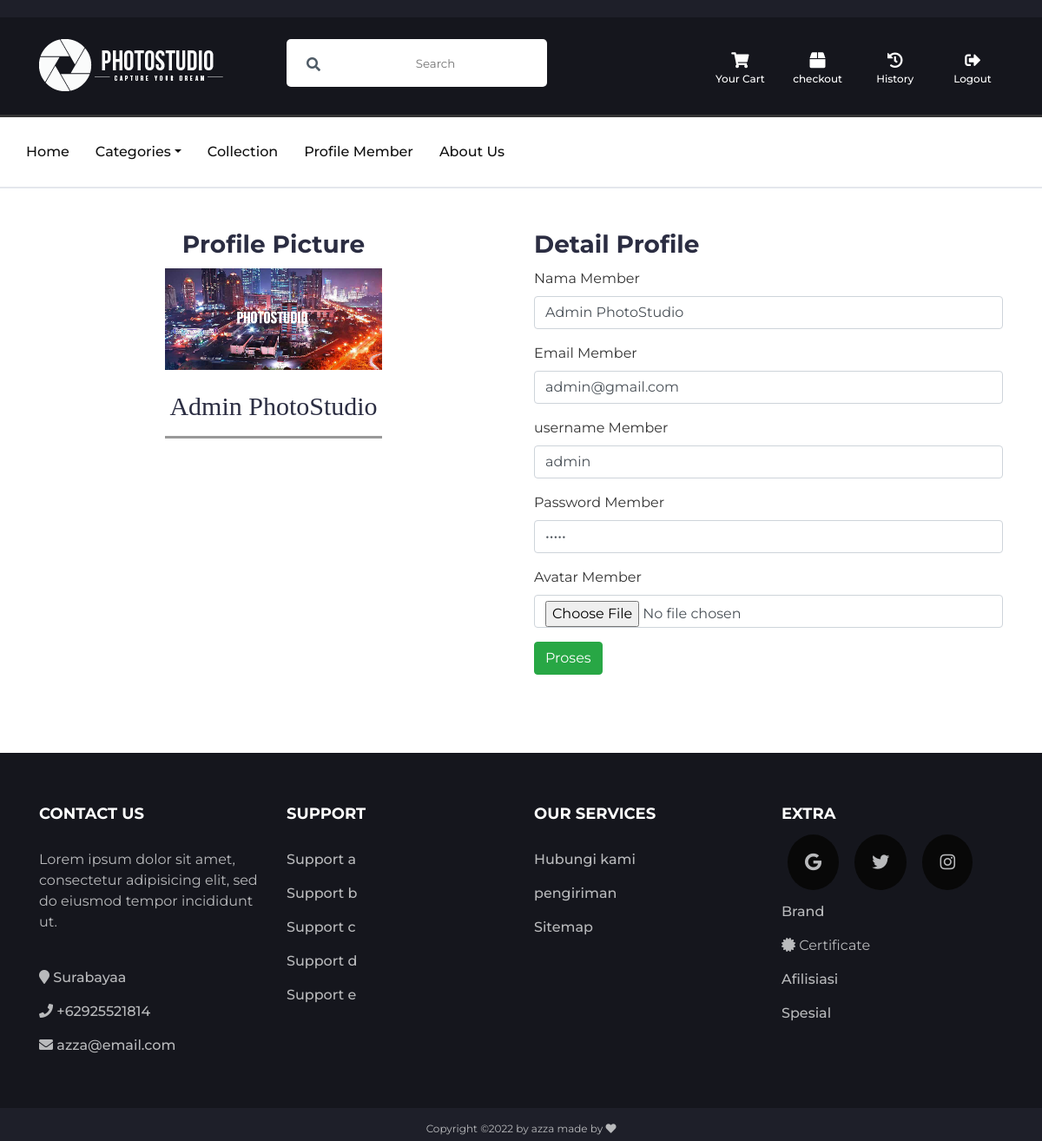
Screenshot of /?p=member&id=1 (signed in) with the database file from the repository.
### tables this page shows
CREATE TABLE `tb_user` (
  `id_user` int(11) NOT NULL,
  `nama_user` varchar(30) NOT NULL,
  `email` varchar(25) DEFAULT NULL,
  `username` varchar(30) NOT NULL,
  `password` varchar(30) NOT NULL,
  `level` enum('admin','member','Terblokir') NOT NULL,
  `avatar` varchar(255) DEFAULT NULL
);

### pages/member.php (the view, shortened to what this page needs)
<?php
$koneksi = new mysqli("localhost", "root", "", "db_project");
$id_member = $_GET['id'];
?>
<div id="section">
    <div class="container mt-4">
        <?php $ambil = $koneksi->query("select * from tb_user where id_user ='$id_member'"); ?>
        <?php $pecah = $ambil->fetch_assoc(); ?>
        <div class="row pt-4 ">
            <div class="col-md-6 text-center">
                <h3 class="text-center">Profile Picture</h3>
                <img src="img/<?php echo $pecah['avatar'] ?>" width="250px" height="250px" class="img-fluid">
                <div class="col text-center">
                          <h2 style="font-family: aluria regular; font-weight: normal; font-size: 30px;" id="about" class="pt-4" >
                          <?php echo $pecah['nama_user'] ?> </h2>
                          <hr class="hr-about">
                        </div>
            </div>
            <div class="col-md-6">
                <h3>Detail Profile</h3>
                <form method="post" enctype="multipart/form-data">
                    <div class="form-group">
                        <label>Nama Member</label>
                        <input type="text" name="nama" value="<?php echo $pecah['nama_user'] ?>" class="form-control">
                    </div>
                    <div class="form-group">
                        <label>Email Member</label>
                        <input type="email" name="email" value="<?php echo $pecah['email'] ?>" class="form-control">
                    </div>
                    <div class="form-group">
                        <label>username Member</label>
                        <input type="text" name="username" value="<?php echo $pecah['username'] ?>" class="form-control">
                    </div>
                    <div class="form-group">
                        <label>Password Member</label>
                        <input type="password" name="password" value="<?php echo $pecah['password'] ?>" class="form-control">
                    </div>
                    <div class="form-group">
                        <label>Avatar Member</label>
                        <input type="file" name="bukti" value="<?php echo $pecah['avatar'] ?>" class="form-control">
                    </div>
                    <button class="btn btn-success" name="save">Proses</button>
                </form>
            </div>
        </div>
    </div>
</div>

### css/style.css (style rules this page uses)
body { font-family: 'Montserrat', sans-serif; font-weight: 400; color: #333; }
h1, h2, h3, h4, h5, h6 { color: #2B2D42; font-weight: 700; margin: 0 0 10px; }
.hr-about { width: 250px; border-top: 3px solid #999; }

### rows the page displays
tb_user: avatar (picture), nama_user "Admin PhotoStudio", nama "Admin PhotoStudio", email "admin@gmail.com", username "admin"
